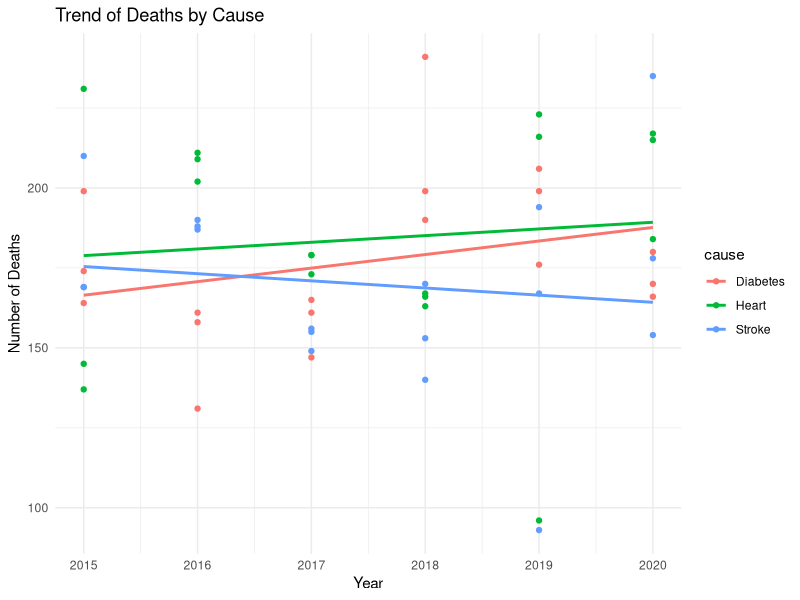

Write the R code that produced this figure.
#### Preamble ####
# Purpose: This code creates simulated mortality data by cause over years, and visualizes this data with a ggplot chart that includes points for each data entry and a linear trend line, all within a minimalistic theme.
# Author: Ziheng Zhong
# Date: 10 March 2024
# Contact: ziheng.zhong@mail.utoronto.ca
# License: MIT
# Pre-requisites: none



#### Workspace setup ####
# setup all libraries
library(tibble)
library(ggplot2)
library(tidyverse)



#### simulation ####
simulation_data <-
  tibble(
    cause = rep(x = c("Heart", "Stroke", "Diabetes"), each = 6, times = 3), # Repeats each cause for every year, 3 times
    year = rep(x = 2015:2020, each = 1, times = 9), # Each year repeated for each cause, matching the total repetitions
    deaths = rnbinom(n = 54, size = 20, prob = 0.1) # Matching the total number of rows
  )



#### chart ####
ggplot(simulation_data, aes(x = year, y = deaths, color = cause)) +
  geom_point() + # Add points
  geom_smooth(method = "lm", se = FALSE) + # Add linear model trendline
  theme_minimal() +
  labs(title = "Trend of Deaths by Cause",
       x = "Year",
       y = "Number of Deaths") +
  scale_x_continuous(breaks = unique(simulation_data$year))
